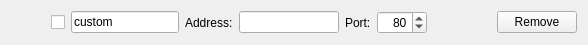
<?xml version="1.0" encoding="UTF-8"?>
<ui version="4.0">
 <class>CustomServerWidget</class>
 <widget class="QWidget" name="CustomServerWidget">
  <property name="geometry">
   <rect>
    <x>0</x>
    <y>0</y>
    <width>588</width>
    <height>41</height>
   </rect>
  </property>
  <property name="windowTitle">
   <string>Form</string>
  </property>
  <layout class="QHBoxLayout" name="horizontalLayout">
   <item>
    <spacer name="horizontalSpacer_2">
     <property name="orientation">
      <enum>Qt::Horizontal</enum>
     </property>
     <property name="sizeType">
      <enum>QSizePolicy::Fixed</enum>
     </property>
     <property name="sizeHint" stdset="0">
      <size>
       <width>40</width>
       <height>20</height>
      </size>
     </property>
    </spacer>
   </item>
   <item>
    <widget class="QCheckBox" name="enabledCheckBox">
     <property name="text">
      <string/>
     </property>
    </widget>
   </item>
   <item>
    <widget class="QLineEdit" name="nameLineEdit">
     <property name="enabled">
      <bool>true</bool>
     </property>
     <property name="sizePolicy">
      <sizepolicy hsizetype="Minimum" vsizetype="Fixed">
       <horstretch>0</horstretch>
       <verstretch>0</verstretch>
      </sizepolicy>
     </property>
     <property name="minimumSize">
      <size>
       <width>0</width>
       <height>0</height>
      </size>
     </property>
     <property name="maximumSize">
      <size>
       <width>120</width>
       <height>16777215</height>
      </size>
     </property>
     <property name="palette">
      <palette>
       <active>
        <colorrole role="Base">
         <brush brushstyle="SolidPattern">
          <color alpha="255">
           <red>243</red>
           <green>243</green>
           <blue>243</blue>
          </color>
         </brush>
        </colorrole>
       </active>
       <inactive>
        <colorrole role="Base">
         <brush brushstyle="SolidPattern">
          <color alpha="255">
           <red>255</red>
           <green>255</green>
           <blue>255</blue>
          </color>
         </brush>
        </colorrole>
       </inactive>
       <disabled>
        <colorrole role="Base">
         <brush brushstyle="SolidPattern">
          <color alpha="255">
           <red>240</red>
           <green>240</green>
           <blue>240</blue>
          </color>
         </brush>
        </colorrole>
       </disabled>
      </palette>
     </property>
     <property name="text">
      <string>custom</string>
     </property>
     <property name="frame">
      <bool>true</bool>
     </property>
     <property name="readOnly">
      <bool>true</bool>
     </property>
    </widget>
   </item>
   <item>
    <widget class="QLabel" name="ipLabel">
     <property name="text">
      <string>Address:</string>
     </property>
    </widget>
   </item>
   <item>
    <widget class="QLineEdit" name="ipLineEdit">
     <property name="sizePolicy">
      <sizepolicy hsizetype="Fixed" vsizetype="Fixed">
       <horstretch>0</horstretch>
       <verstretch>0</verstretch>
      </sizepolicy>
     </property>
     <property name="minimumSize">
      <size>
       <width>100</width>
       <height>0</height>
      </size>
     </property>
     <property name="maximumSize">
      <size>
       <width>100</width>
       <height>16777215</height>
      </size>
     </property>
     <property name="text">
      <string/>
     </property>
    </widget>
   </item>
   <item>
    <widget class="QLabel" name="portLabel">
     <property name="text">
      <string>Port:</string>
     </property>
    </widget>
   </item>
   <item>
    <widget class="QSpinBox" name="portSpinBox">
     <property name="sizePolicy">
      <sizepolicy hsizetype="Fixed" vsizetype="Fixed">
       <horstretch>0</horstretch>
       <verstretch>0</verstretch>
      </sizepolicy>
     </property>
     <property name="minimumSize">
      <size>
       <width>50</width>
       <height>0</height>
      </size>
     </property>
     <property name="maximumSize">
      <size>
       <width>50</width>
       <height>16777215</height>
      </size>
     </property>
     <property name="alignment">
      <set>Qt::AlignRight|Qt::AlignTrailing|Qt::AlignVCenter</set>
     </property>
     <property name="minimum">
      <number>1</number>
     </property>
     <property name="maximum">
      <number>65535</number>
     </property>
     <property name="value">
      <number>80</number>
     </property>
    </widget>
   </item>
   <item>
    <spacer name="horizontalSpacer">
     <property name="orientation">
      <enum>Qt::Horizontal</enum>
     </property>
     <property name="sizeHint" stdset="0">
      <size>
       <width>40</width>
       <height>20</height>
      </size>
     </property>
    </spacer>
   </item>
   <item>
    <widget class="QPushButton" name="removeServerButton">
     <property name="text">
      <string>Remove</string>
     </property>
    </widget>
   </item>
  </layout>
 </widget>
 <resources/>
 <connections/>
</ui>
